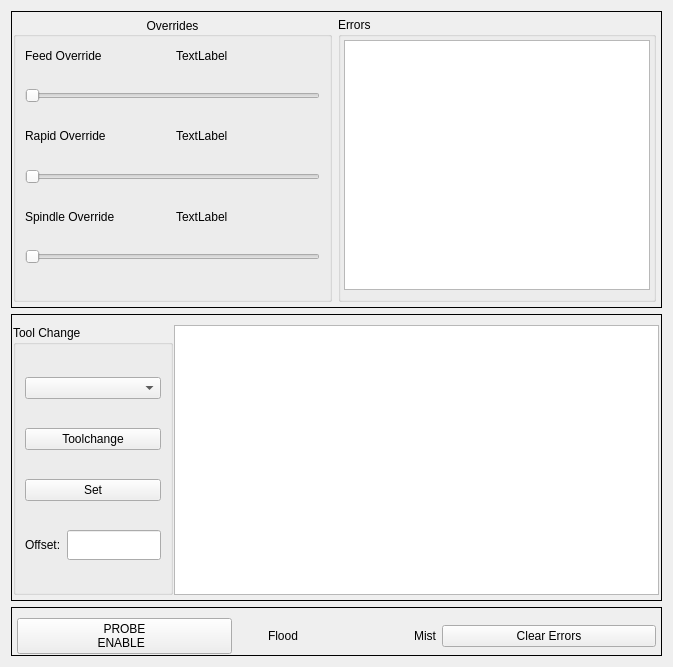
      <widget class="QWidget" name="tab">
       <attribute name="title">
        <string>Main</string>
       </attribute>
       <layout class="QVBoxLayout" name="verticalLayout_5">
        <item>
         <widget class="QFrame" name="frame_10">
          <property name="frameShape">
           <enum>QFrame::Box</enum>
          </property>
          <layout class="QHBoxLayout" name="horizontalLayout_4" stretch="0,0">
           <property name="leftMargin">
            <number>1</number>
           </property>
           <property name="topMargin">
            <number>5</number>
           </property>
           <property name="rightMargin">
            <number>5</number>
           </property>
           <property name="bottomMargin">
            <number>5</number>
           </property>
           <item>
            <widget class="QGroupBox" name="groupBox_4">
             <property name="sizePolicy">
              <sizepolicy hsizetype="Preferred" vsizetype="Preferred">
               <horstretch>1</horstretch>
               <verstretch>0</verstretch>
              </sizepolicy>
             </property>
             <property name="minimumSize">
              <size>
               <width>225</width>
               <height>275</height>
              </size>
             </property>
             <property name="title">
              <string>Overrides</string>
             </property>
             <property name="alignment">
              <set>Qt::AlignCenter</set>
             </property>
             <layout class="QGridLayout" name="gridLayout_39">
              <property name="leftMargin">
               <number>9</number>
              </property>
              <property name="topMargin">
               <number>2</number>
              </property>
              <property name="bottomMargin">
               <number>25</number>
              </property>
              <item row="3" column="1">
               <widget class="QLabel" name="rapid_override_lb">
                <property name="text">
                 <string>TextLabel</string>
                </property>
               </widget>
              </item>
              <item row="5" column="1">
               <widget class="QLabel" name="spindle_override_0_lb">
                <property name="text">
                 <string>TextLabel</string>
                </property>
               </widget>
              </item>
              <item row="3" column="0">
               <widget class="QLabel" name="label_24">
                <property name="minimumSize">
                 <size>
                  <width>0</width>
                  <height>25</height>
                 </size>
                </property>
                <property name="text">
                 <string>Rapid Override</string>
                </property>
               </widget>
              </item>
              <item row="2" column="0" colspan="2">
               <widget class="QSlider" name="feed_override_sl">
                <property name="maximumSize">
                 <size>
                  <width>16777215</width>
                  <height>100</height>
                 </size>
                </property>
                <property name="orientation">
                 <enum>Qt::Horizontal</enum>
                </property>
                <property name="tickPosition">
                 <enum>QSlider::NoTicks</enum>
                </property>
                <property name="tickInterval">
                 <number>0</number>
                </property>
               </widget>
              </item>
              <item row="5" column="0">
               <widget class="QLabel" name="label_31">
                <property name="minimumSize">
                 <size>
                  <width>0</width>
                  <height>25</height>
                 </size>
                </property>
                <property name="text">
                 <string>Spindle Override</string>
                </property>
               </widget>
              </item>
              <item row="4" column="0" colspan="2">
               <widget class="QSlider" name="rapid_override_sl">
                <property name="maximumSize">
                 <size>
                  <width>16777215</width>
                  <height>100</height>
                 </size>
                </property>
                <property name="orientation">
                 <enum>Qt::Horizontal</enum>
                </property>
               </widget>
              </item>
              <item row="1" column="1">
               <widget class="QLabel" name="feed_override_lb">
                <property name="text">
                 <string>TextLabel</string>
                </property>
               </widget>
              </item>
              <item row="1" column="0">
               <widget class="QLabel" name="label_30">
                <property name="minimumSize">
                 <size>
                  <width>0</width>
                  <height>25</height>
                 </size>
                </property>
                <property name="text">
                 <string>Feed Override</string>
                </property>
               </widget>
              </item>
              <item row="6" column="0" colspan="2">
               <widget class="QSlider" name="spindle_override_sl">
                <property name="maximumSize">
                 <size>
                  <width>16777215</width>
                  <height>100</height>
                 </size>
                </property>
                <property name="orientation">
                 <enum>Qt::Horizontal</enum>
                </property>
               </widget>
              </item>
             </layout>
            </widget>
           </item>
           <item>
            <widget class="QGroupBox" name="groupBox_2">
             <property name="sizePolicy">
              <sizepolicy hsizetype="Preferred" vsizetype="Preferred">
               <horstretch>1</horstretch>
               <verstretch>0</verstretch>
              </sizepolicy>
             </property>
             <property name="minimumSize">
              <size>
               <width>290</width>
               <height>275</height>
              </size>
             </property>
             <property name="title">
              <string>Errors</string>
             </property>
             <layout class="QVBoxLayout" name="verticalLayout_7">
              <property name="spacing">
               <number>2</number>
              </property>
              <property name="leftMargin">
               <number>3</number>
              </property>
              <property name="topMargin">
               <number>3</number>
              </property>
              <property name="rightMargin">
               <number>3</number>
              </property>
              <item>
               <widget class="QPlainTextEdit" name="errors_pte">
                <property name="minimumSize">
                 <size>
                  <width>275</width>
                  <height>250</height>
                 </size>
                </property>
               </widget>
              </item>
             </layout>
            </widget>
           </item>
          </layout>
         </widget>
        </item>
        <item>
         <widget class="QFrame" name="frame_11">
          <property name="frameShape">
           <enum>QFrame::Box</enum>
          </property>
          <layout class="QHBoxLayout" name="horizontalLayout_6">
           <property name="spacing">
            <number>1</number>
           </property>
           <property name="leftMargin">
            <number>1</number>
           </property>
           <property name="topMargin">
            <number>10</number>
           </property>
           <property name="rightMargin">
            <number>2</number>
           </property>
           <property name="bottomMargin">
            <number>5</number>
           </property>
           <item>
            <widget class="QGroupBox" name="groupBox_16">
             <property name="sizePolicy">
              <sizepolicy hsizetype="Preferred" vsizetype="Preferred">
               <horstretch>0</horstretch>
               <verstretch>0</verstretch>
              </sizepolicy>
             </property>
             <property name="minimumSize">
              <size>
               <width>0</width>
               <height>266</height>
              </size>
             </property>
             <property name="maximumSize">
              <size>
               <width>160</width>
               <height>16777215</height>
              </size>
             </property>
             <property name="title">
              <string>Tool Change</string>
             </property>
             <layout class="QGridLayout" name="gridLayout_40">
              <item row="3" column="1">
               <widget class="QLineEdit" name="tool_touchoff_le">
                <property name="minimumSize">
                 <size>
                  <width>0</width>
                  <height>30</height>
                 </size>
                </property>
               </widget>
              </item>
              <item row="2" column="0" colspan="2">
               <widget class="QPushButton" name="tool_touchoff_z">
                <property name="text">
                 <string>Set</string>
                </property>
               </widget>
              </item>
              <item row="1" column="0" colspan="2">
               <widget class="QPushButton" name="tool_change_pb">
                <property name="toolTip">
                 <string/>
                </property>
                <property name="toolTipDuration">
                 <number>-1</number>
                </property>
                <property name="text">
                 <string>Toolchange</string>
                </property>
               </widget>
              </item>
              <item row="0" column="0" colspan="2">
               <widget class="QComboBox" name="tool_change_cb"/>
              </item>
              <item row="3" column="0">
               <widget class="QLabel" name="label_77">
                <property name="minimumSize">
                 <size>
                  <width>0</width>
                  <height>30</height>
                 </size>
                </property>
                <property name="text">
                 <string>Offset:</string>
                </property>
               </widget>
              </item>
             </layout>
            </widget>
           </item>
           <item>
            <widget class="QPlainTextEdit" name="gcode_pte">
             <property name="minimumSize">
              <size>
               <width>485</width>
               <height>270</height>
              </size>
             </property>
            </widget>
           </item>
          </layout>
         </widget>
        </item>
        <item>
         <widget class="QFrame" name="frame_12">
          <property name="frameShape">
           <enum>QFrame::Box</enum>
          </property>
          <layout class="QHBoxLayout" name="horizontalLayout_7" stretch="1,0,0,0,0,1">
           <property name="spacing">
            <number>6</number>
           </property>
           <property name="leftMargin">
            <number>5</number>
           </property>
           <property name="topMargin">
            <number>10</number>
           </property>
           <property name="rightMargin">
            <number>5</number>
           </property>
           <property name="bottomMargin">
            <number>1</number>
           </property>
           <item>
            <widget class="QPushButton" name="probing_enable_pb">
             <property name="sizePolicy">
              <sizepolicy hsizetype="Minimum" vsizetype="Fixed">
               <horstretch>1</horstretch>
               <verstretch>0</verstretch>
              </sizepolicy>
             </property>
             <property name="maximumSize">
              <size>
               <width>500</width>
               <height>16777215</height>
              </size>
             </property>
             <property name="toolTip">
              <string>&lt;html&gt;&lt;head/&gt;&lt;body&gt;&lt;p&gt;Enable for Probe routines - Disable this button to enable other MDI and run commands.&lt;/p&gt;&lt;/body&gt;&lt;/html&gt;</string>
             </property>
             <property name="text">
              <string>PROBE 
 ENABLE   </string>
             </property>
             <property name="function" stdset="0">
              <string>hal_pin</string>
             </property>
             <property name="pin_name" stdset="0">
              <string>probe-btn</string>
             </property>
            </widget>
           </item>
           <item>
            <widget class="QLabel" name="label_120">
             <property name="minimumSize">
              <size>
               <width>60</width>
               <height>30</height>
              </size>
             </property>
             <property name="text">
              <string>Flood</string>
             </property>
             <property name="alignment">
              <set>Qt::AlignRight|Qt::AlignTrailing|Qt::AlignVCenter</set>
             </property>
            </widget>
           </item>
           <item>
            <widget class="QLabel" name="flood_led">
             <property name="sizePolicy">
              <sizepolicy hsizetype="Fixed" vsizetype="Fixed">
               <horstretch>0</horstretch>
               <verstretch>0</verstretch>
              </sizepolicy>
             </property>
             <property name="minimumSize">
              <size>
               <width>30</width>
               <height>30</height>
              </size>
             </property>
             <property name="text">
              <string/>
             </property>
             <property name="hal_led" stdset="0">
              <bool>true</bool>
             </property>
             <property name="function" stdset="0">
              <string>hal_led</string>
             </property>
             <property name="pin_name" stdset="0">
              <string>flood</string>
             </property>
             <property name="hal_type" stdset="0">
              <string>HAL_BIT</string>
             </property>
             <property name="hal_dir" stdset="0">
              <string>HAL_IN</string>
             </property>
             <property name="on_color" stdset="0">
              <color>
               <red>51</red>
               <green>209</green>
               <blue>122</blue>
              </color>
             </property>
             <property name="off_color" stdset="0">
              <color>
               <red>222</red>
               <green>24</green>
               <blue>24</blue>
              </color>
             </property>
            </widget>
           </item>
           <item>
            <widget class="QLabel" name="mist_led">
             <property name="sizePolicy">
              <sizepolicy hsizetype="Fixed" vsizetype="Fixed">
               <horstretch>0</horstretch>
               <verstretch>0</verstretch>
              </sizepolicy>
             </property>
             <property name="minimumSize">
              <size>
               <width>30</width>
               <height>30</height>
              </size>
             </property>
             <property name="text">
              <string/>
             </property>
             <property name="hal_led" stdset="0">
              <bool>true</bool>
             </property>
             <property name="function" stdset="0">
              <string>hal_led</string>
             </property>
             <property name="pin_name" stdset="0">
              <string>mist</string>
             </property>
             <property name="hal_type" stdset="0">
              <string>HAL_BIT</string>
             </property>
             <property name="hal_dir" stdset="0">
              <string>HAL_IN</string>
             </property>
             <property name="on_color" stdset="0">
              <color>
               <red>51</red>
               <green>209</green>
               <blue>122</blue>
              </color>
             </property>
             <property name="off_color" stdset="0">
              <color>
               <red>222</red>
               <green>24</green>
               <blue>24</blue>
              </color>
             </property>
            </widget>
           </item>
           <item>
            <widget class="QLabel" name="label_122">
             <property name="minimumSize">
              <size>
               <width>60</width>
               <height>30</height>
              </size>
             </property>
             <property name="text">
              <string>Mist</string>
             </property>
             <property name="alignment">
              <set>Qt::AlignRight|Qt::AlignTrailing|Qt::AlignVCenter</set>
             </property>
            </widget>
           </item>
           <item>
            <widget class="QPushButton" name="clear_errors_pb">
             <property name="sizePolicy">
              <sizepolicy hsizetype="Minimum" vsizetype="Fixed">
               <horstretch>1</horstretch>
               <verstretch>0</verstretch>
              </sizepolicy>
             </property>
             <property name="minimumSize">
              <size>
               <width>0</width>
               <height>0</height>
              </size>
             </property>
             <property name="maximumSize">
              <size>
               <width>500</width>
               <height>16777215</height>
              </size>
             </property>
             <property name="text">
              <string>Clear Errors</string>
             </property>
            </widget>
           </item>
          </layout>
         </widget>
        </item>
       </layout>
      </widget>
